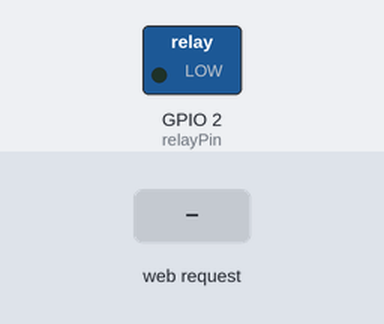
Bench run of a sketch on a simulated ESP32. Parts: switched loads named in the sketch (green lamp = pin HIGH). The test bench sets the inputs (shaded band). WiFi joins after 1.5 s; servers stay silent unless stated; what the sketch prints to the serial monitor is not drawn.

Above: at 3.2 s.
3.3 s: HTTP request GET /toggleRelay received
At 4.2 s:
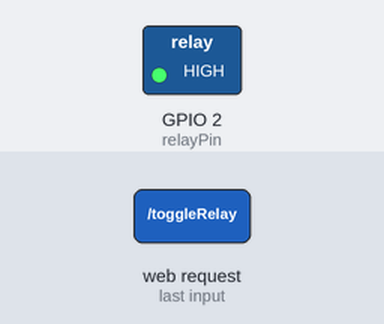
Timing chart, 0 to 6.3 s (numbered marks = the images above; inputs shaded):
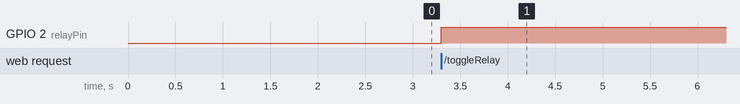

Measured:
- after the input at 3.3 s, GPIO 2 (relayPin): LOW → HIGH at once

The sketch:

TP_1_ivo.ino.ino
```cpp
#include <WiFi.h>
#include <WebServer.h>

// Configura los datos de la red WiFi a la que te quieres conectar
const char* ssid = "IoTB";
const char* password = "inventaronelVAR";

// Crea el servidor en el puerto 80
WebServer server(80);

// Define el pin del relé
const int relayPin = 2; // Cambia el pin si es necesario

// Variable para almacenar el estado del relé
bool relayState = LOW;

// Página HTML
String webpage = R"rawliteral(
<!DOCTYPE html>
<html>
  <head>
    <title>Control del Relé</title>
    <meta charset="UTF-8">
    <meta name="viewport" content="width=device-width, initial-scale=1.0">
    <style>
      body { text-align: center; font-family: Arial; }
      .button { padding: 20px; font-size: 20px; }
    </style>
  </head>
  <body>
    <h1>Control de Relé</h1>
    <p>Estado del Relé: <span id="relayState">%STATE%</span></p>
    <button class="button" onclick="toggleRelay()">Cambiar Estado</button>
    <script>
      function toggleRelay() {
        // Llamada a la función en el servidor para cambiar el estado del relé
        fetch('/toggleRelay')
          .then(response => response.text())
          .then(state => {
            document.getElementById('relayState').innerHTML = state; // Actualiza el estado en la página
          });
      }

      // Función para obtener el estado actual del relé
      setInterval(() => {
        fetch('/relayState')
          .then(response => response.text())
          .then(state => {
            document.getElementById('relayState').innerHTML = state;
          });
      }, 1000); // Consulta cada segundo
    </script>
  </body>
</html>
)rawliteral";

// Función para reemplazar el estado del relé en la página HTML
String processor(const String& var) {
  if (var == "STATE") {
    return relayState ? "ENCENDIDO" : "APAGADO";
  }
  return String();
}

// Función para manejar la petición de cambiar el estado del relé
void handleToggleRelay() {
  relayState = !relayState;               // Cambia el estado del relé
  digitalWrite(relayPin, relayState);      // Actualiza el pin
  server.send(200, "text/plain", relayState ? "ENCENDIDO" : "APAGADO"); // Responde con el nuevo estado
}

// Función para devolver el estado del relé
void handleRelayState() {
  server.send(200, "text/plain", relayState ? "ENCENDIDO" : "APAGADO");
}

void handleRoot() {
  // Remplaza %STATE% en el HTML con el estado real del relé
  String htmlContent = webpage;
  htmlContent.replace("%STATE%", relayState ? "ENCENDIDO" : "APAGADO");
  server.send(200, "text/html", htmlContent);
}

void setup() {
  // Inicializa el puerto serie
  Serial.begin(115200);

  // Inicializa el pin del relé
  pinMode(relayPin, OUTPUT);
  digitalWrite(relayPin, relayState); // Estado inicial del relé (apagado)

  // Conexión a la red WiFi
  WiFi.begin(ssid, password);
  Serial.print("Conectando a WiFi...");
  while (WiFi.status() != WL_CONNECTED) {
    delay(1000);
    Serial.print(".");
  }
  Serial.println("Conectado a la red WiFi.");
  Serial.println(WiFi.localIP());

  // Configura las rutas del servidor
  server.on("/", handleRoot);

  // Ruta para cambiar el estado del relé
  server.on("/toggleRelay", handleToggleRelay);

  // Ruta para consultar el estado del relé
  server.on("/relayState", handleRelayState);

  // Inicia el servidor web
  server.begin();
  Serial.println("Servidor web iniciado.");
}

void loop() {
  // Maneja las peticiones de los clientes
  server.handleClient();
}
```
